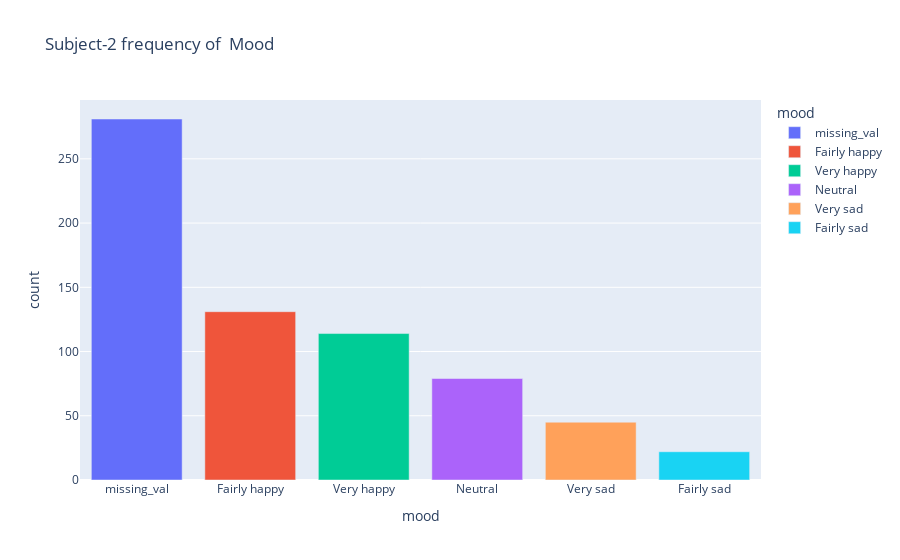

Notebook code cell kept with this figure:
### Code cell
fig = px.bar(df_m, x="mood", y="count", color="mood", title="Subject-2 frequency of  Mood")
fig.show()

### Figure 1 — Plotly figure (JSON) as saved in the notebook; plotly's stock layout.template omitted (floating-point values rounded to 4 significant figures)
{"data": [{"alignmentgroup": "True", "hovertemplate": "mood=%{x}<br>count=%{y}<extra></extra>", "legendgroup": "missing_val", "marker": {"color": "#636efa", "pattern": {"shape": ""}}, "name": "missing_val", "offsetgroup": "missing_val", "orientation": "v", "showlegend": true, "textposition": "auto", "type": "bar", "x": ["missing_val"], "xaxis": "x", "y": [281], "yaxis": "y"}, {"alignmentgroup": "True", "hovertemplate": "mood=%{x}<br>count=%{y}<extra></extra>", "legendgroup": "Fairly happy", "marker": {"color": "#EF553B", "pattern": {"shape": ""}}, "name": "Fairly happy", "offsetgroup": "Fairly happy", "orientation": "v", "showlegend": true, "textposition": "auto", "type": "bar", "x": ["Fairly happy"], "xaxis": "x", "y": [131], "yaxis": "y"}, {"alignmentgroup": "True", "hovertemplate": "mood=%{x}<br>count=%{y}<extra></extra>", "legendgroup": "Very happy", "marker": {"color": "#00cc96", "pattern": {"shape": ""}}, "name": "Very happy", "offsetgroup": "Very happy", "orientation": "v", "showlegend": true, "textposition": "auto", "type": "bar", "x": ["Very happy"], "xaxis": "x", "y": [114], "yaxis": "y"}, {"alignmentgroup": "True", "hovertemplate": "mood=%{x}<br>count=%{y}<extra></extra>", "legendgroup": "Neutral", "marker": {"color": "#ab63fa", "pattern": {"shape": ""}}, "name": "Neutral", "offsetgroup": "Neutral", "orientation": "v", "showlegend": true, "textposition": "auto", "type": "bar", "x": ["Neutral"], "xaxis": "x", "y": [79], "yaxis": "y"}, {"alignmentgroup": "True", "hovertemplate": "mood=%{x}<br>count=%{y}<extra></extra>", "legendgroup": "Very sad", "marker": {"color": "#FFA15A", "pattern": {"shape": ""}}, "name": "Very sad", "offsetgroup": "Very sad", "orientation": "v", "showlegend": true, "textposition": "auto", "type": "bar", "x": ["Very sad"], "xaxis": "x", "y": [45], "yaxis": "y"}, {"alignmentgroup": "True", "hovertemplate": "mood=%{x}<br>count=%{y}<extra></extra>", "legendgroup": "Fairly sad", "marker": {"color": "#19d3f3", "pattern": {"shape": ""}}, "name": "Fairly sad", "offsetgroup": "Fairly sad", "orientation": "v", "showlegend": true, "textposition": "auto", "type": "bar", "x": ["Fairly sad"], "xaxis": "x", "y": [22], "yaxis": "y"}], "layout": {"barmode": "relative", "legend": {"title": {"text": "mood"}, "tracegroupgap": 0}, "title": {"text": "Subject-2 frequency of  Mood"}, "xaxis": {"anchor": "y", "categoryarray": ["missing_val", "Fairly happy", "Very happy", "Neutral", "Very sad", "Fairly sad"], "categoryorder": "array", "domain": [0, 1], "title": {"text": "mood"}}, "yaxis": {"anchor": "x", "domain": [0, 1], "title": {"text": "count"}}}}
